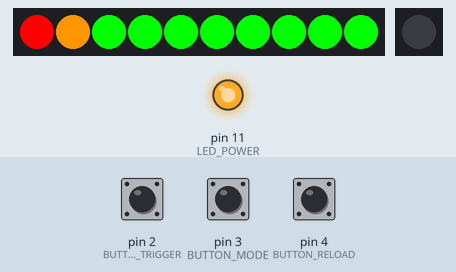
Simulated run of this sketch. Board: Arduino Uno, built with avr-gcc and run on an emulated ATmega328P. Parts: 10 RGB LEDs in strip order, left to right, 1 RGB LEDs in strip order, left to right, output pins drawn as LEDs (lit = HIGH). The inputs (shaded band) are chosen by the test bench; at power-on: pin 2 (BUTTON_TRIGGER) HIGH, pin 3 (BUTTON_MODE) HIGH, pin 4 (BUTTON_RELOAD) HIGH. What the sketch prints to the serial monitor is not drawn.

Above: at 1.2 s.
1.3 s: pin 2 (BUTTON_TRIGGER) pulled LOW for 0.15 s
At 3.0 s:
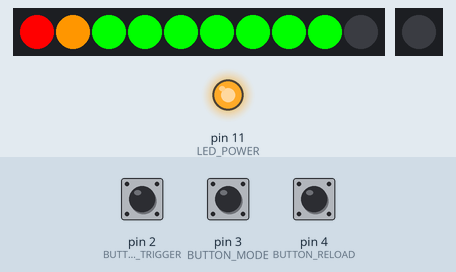
3.8 s: pin 2 (BUTTON_TRIGGER) pulled LOW for 1 s
At 4.6 s:
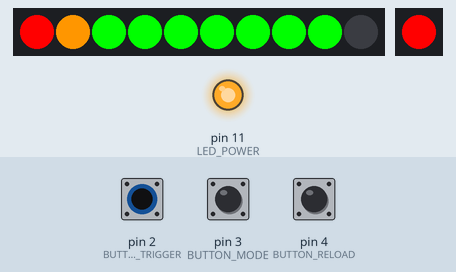
6.3 s: pin 3 (BUTTON_MODE) pulled LOW for 0.15 s
7.0 s: pin 2 (BUTTON_TRIGGER) pulled LOW for 0.15 s
At 7.7 s:
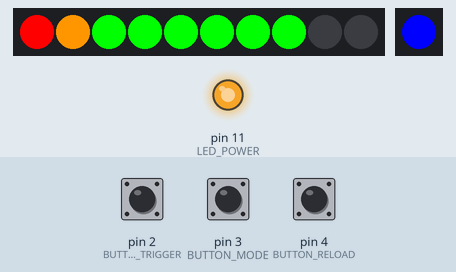
10.1 s: pin 4 (BUTTON_RELOAD) pulled LOW for 0.15 s
At 10.18 s:
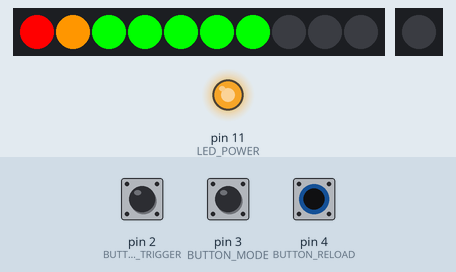
10.8 s: pin 2 (BUTTON_TRIGGER) pulled LOW for 3.2 s
At 11.6 s:
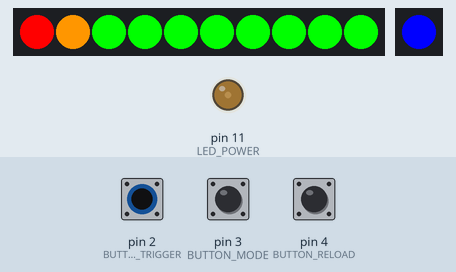
Timing chart, 0 to 15.6 s (numbered marks = the images above; inputs shaded):
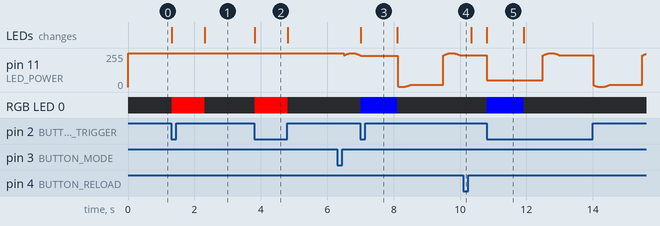

The sketch:

e-11blaster.ino
```cpp
// (licence header left out)
// Debouncing library, why reinvent the wheel!
// https://github.com/thomasfredericks/Bounce2
#include <Bounce2.h>

// Grove 10 segment LED driver
// https://github.com/Seeed-Studio/Grove_LED_Bar
#include <Grove_LED_Bar.h>

// AdaFruit Neo Pixel
// https://github.com/adafruit/Adafruit_NeoPixel
#include <Adafruit_NeoPixel.h>

#define BUTTON_TRIGGER 2
#define BUTTON_MODE 3
#define BUTTON_RELOAD 4

#define LED_POWER 11
#define LED_BLASTER 7

#define BAR_DATA 5
#define BAR_CLOCK 6
#define BAR_ORIENTATION 0

#define DELAY_BLAST 1000
#define DELAY_STUN 1100
#define MAX_AMMO 10 // LED has 10 segements so 10 shots!
#define FLASH_MILLIS 3000

#define SOUND_BLAST 1
#define SOUND_STUN 2
#define SOUND_EMPTY 3
#define SOUND_RELOAD 4

#define PIX_NUM 1

int ammoCount = 0;
boolean stunMode = false;

Bounce debouncerTrigger = Bounce();
Bounce debouncerMode = Bounce();
Bounce debouncerReload = Bounce();

Grove_LED_Bar bar(BAR_CLOCK, BAR_DATA, BAR_ORIENTATION);

Adafruit_NeoPixel pixels = Adafruit_NeoPixel(PIX_NUM, LED_BLASTER, NEO_GRB + NEO_KHZ800);

void setup() {
  Serial.begin(9600);

  // Setup all the input buttons.
  pinMode(BUTTON_TRIGGER, INPUT_PULLUP);
  pinMode(BUTTON_RELOAD, INPUT_PULLUP);
  pinMode(BUTTON_MODE, INPUT_PULLUP);

  // Setup the power LED and default it to off.
  pinMode(LED_POWER, OUTPUT);
  analogWrite(LED_POWER, 0);

  // Initialise the sound volume in the range 0-31
  SetVolume(28);

  // Setup the debouncers.
  debouncerTrigger.attach(BUTTON_TRIGGER);
  debouncerMode.attach(BUTTON_MODE);
  debouncerReload.attach(BUTTON_RELOAD);

  // Setup 10 segment display
  bar.begin();
  ClearDisplay();

  // Setup Neo pixels
  pixels.begin();
  /*pixels.setBrightness(255); // max out the brightness*/
  pixels.show(); // Initialise to off

  // Now core init is done do any run once on load stuff
  ReloadBlaster();
}

void loop() {
  // These are events that can happen in each loop.
  // Read the values from the debouncer and act accordingly
  boolean fire = debouncerTrigger.update() && debouncerTrigger.fell();
  boolean changeMode = debouncerMode.update() && debouncerMode.fell();
  boolean reload = debouncerReload.update() && debouncerReload.fell();

  // Act on the current state of the world

  SetPowerLED();

  // Only do 1 job at a time, we don't want to fire reload and change mode at
  // once! 1 it makes no sence and 2 it would sound horrific.
  // * Reloading will cancel a mode change.
  // * Mode change will cancel a shot.

  if (reload) {
    ReloadBlaster();
  } else if (changeMode) {
    ToggleMode();
  } else if (fire) {
    PullTrigger();
  }

}

void SetPowerLED() {
  // Start with the LEDs
  if (!stunMode) {
    // Normal mode so power on full
    analogWrite(LED_POWER, 255);
  } else {
    // Stun mode so pulse the LED over 3 seconds
    // Maths magic will give us a value 0-255 we can pass into to the
    // analogWrite.
    double v = 128 + 127 * sin(2 * PI / FLASH_MILLIS * millis());

    analogWrite(LED_POWER, (int)v);
  }
}

void PullTrigger(){

  if (ammoCount > 0) {

    int ledPin;
    int delayTime;
    byte sound;

    // Light up the blaster!

    if (stunMode){
      delayTime = DELAY_STUN;
      sound = SOUND_STUN;
      SetPixelBlue();
    } else {
      delayTime = DELAY_BLAST;
      sound = SOUND_BLAST;
      SetPixelRed();
    }

    PlayTrack(sound);
    // Wait for the sound to play)
    delay(delayTime);
    // Turn off the blaster.
    SetPixelOff();

    // Decrement ammo count and update the display.
    ammoCount--;
    UpdateAmmoDisplay();
  } else {
    // Empty!
    PlayTrack(SOUND_EMPTY);
    // Flash the ammo display to highlight we're empty whilst the sound plays.
    FlashDisplay();
  }
}

void ToggleMode(){
  // Simple two state modle so just toggle the mode
  stunMode = !stunMode;
}

void ReloadBlaster(){
  // Play reload noise and cycle the lights on the 10 segment.
  PlayTrack(SOUND_RELOAD);
  // Cycle LEDs

  // Reset the ammo counter.
  ammoCount = MAX_AMMO;
  UpdateAmmoDisplay();
}

void UpdateAmmoDisplay(){
  SetDisplay(ammoCount);
}

// LED bar helper functions.
void ClearDisplay(){bar.setLevel(0);}
void FillDisplay(){bar.setLevel(10);}
void SetDisplay(int count){bar.setLevel(count);}

void FlashDisplay(){
  for (int i = 0 ; i < 2 ; i++){
    FillDisplay();
    delay(300);
    ClearDisplay();
    delay(300);
  }
  // Reset the display back to where it was.
  UpdateAmmoDisplay();
}

// Sound helper functions
void SetVolume(byte vol){
  Serial.write(0x7E); // Start
  Serial.write(0x03); // Length
  Serial.write(0xA7); // Command
  Serial.write(vol); // Volume 00-31
  Serial.write(0x7E); // End
}

void PlayTrack(byte track){
  Serial.write(0x7E); // Start
  Serial.write(0x04); // Length
  Serial.write(0xA0); // SD Card
  Serial.write(0x00); // High Byte
  Serial.write(track); // Low Byte
  Serial.write(0x7E); // End
}

// Pixels helper FUNCTIONS
void SetPixelRGB(byte r, byte g, byte b){
  for(int i = 0 ; i < PIX_NUM ; i++){
    pixels.setPixelColor(i, pixels.Color(r,g,b));
  }
  pixels.show();
}

void SetPixelBlue(){SetPixelRGB(0, 0, 255);}
void SetPixelRed(){SetPixelRGB(255, 0, 0);}
void SetPixelOff(){SetPixelRGB(0, 0, 0);}
```

Measured:
- after the input at 1.3 s, RGB LED 0: off → RGB(255, 0, 0) at once, → off 1.0 s later
- after the input at 3.8 s, RGB LED 0: off → RGB(255, 0, 0) at once, → off 1.0 s later
- after the input at 7.0 s, RGB LED 0: off → RGB(0, 0, 255) at once, → off 1.1 s later
- after the input at 10.1 s, pin 11 (LED_POWER): stays 237/255 (without the input it goes to 53/255 after 0.70 s)
- after the input at 10.8 s, RGB LED 0: off → RGB(0, 0, 255) at once, → off 1.1 s later
- what the display in image 5 shows lasts 1.1 s, from 10.8 s to 11.9 s
